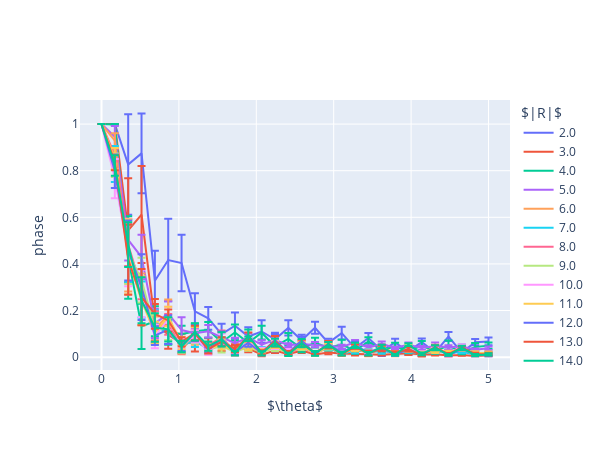

Notebook code for this chart:
### Code cell
from scipy.stats import sem
lines = []
for idx, rule in enumerate(rules):
    line = go.Scatter(x = temps,\
                      y = orderData[idx,..., 0].mean(0),
                      error_y = dict(array = sem(orderData[idx, ..., 0], 0) * 2),\
                      name = rule,\
                      mode = 'lines')
    lines.append(line)
fig = go.Figure(data = lines)
fig.update_layout(\
                 xaxis_title = r'$\theta$',\
                 yaxis_title = 'phase',\
#                  yaxis = dict(dtick = "log", type = "log"),\
                 width = 600,\
                 autosize = False,\
                 legend_title = '$|R|$')
fig.show()
